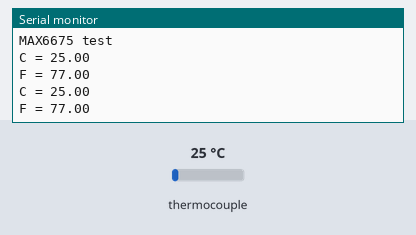
The sketch below on a simulated Arduino Uno, built with avr-gcc and run on an emulated ATmega328P. On the bench: the last lines printed to the serial monitor. Inputs (shaded band) come from the test bench; at power-on: thermocouple 25 °C.

Above: at 1.7 s.
1.8 s: thermocouple set to 6 °C
At 3.0 s:
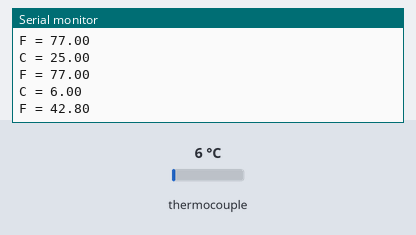
3.3 s: thermocouple set to 75 °C
At 3.8 s:
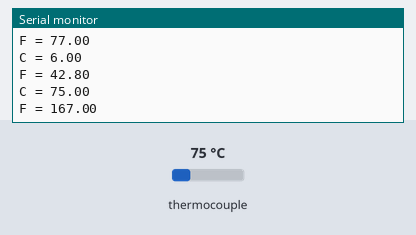
Timing chart, 0 to 6.3 s (numbered marks = the images above; inputs shaded):
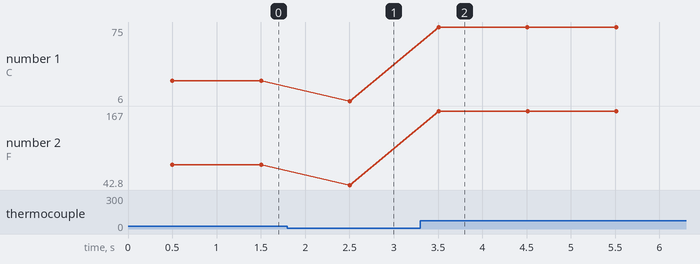

The sketch:

Sensor_Suhu_Thermocouple.ino
```cpp
#include <max6675.h>

int thermoDO = 19;
int thermoCS = 27;
int thermoCLK = 18;

MAX6675 thermocouple(thermoCLK, thermoCS, thermoDO);

void setup() {
  Serial.begin(115200);

  Serial.println("MAX6675 test");
  // wait for MAX chip to stabilize
  delay(500);
}

void loop() {
  // basic readout test, just print the current temp

  Serial.print("C = ");
  Serial.println(thermocouple.readCelsius());
  Serial.print("F = ");
  Serial.println(thermocouple.readFahrenheit());

  // For the MAX6675 to update, you must delay AT LEAST 250ms between reads!
  delay(1000);
}
```

Measured:
- after the input at 1.8 s, the serial monitor: prints a new line after 0.70 s (image 1)
- after the input at 3.3 s, the serial monitor: prints a new line after 0.21 s (image 2)
- plotted number 1: 25 → 6 after the input at 1.8 s, 6 → 75 after the input at 3.3 s
- plotted number 2: 77 → 42.8 after the input at 1.8 s, 42.8 → 167 after the input at 3.3 s
